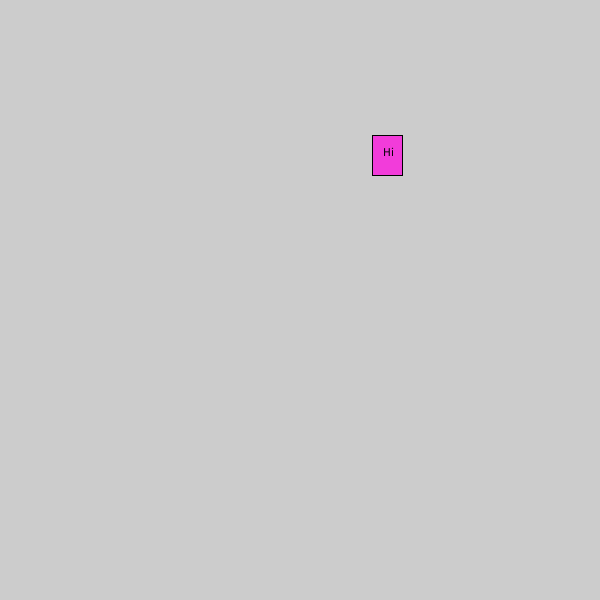
Frame 1 (no input)
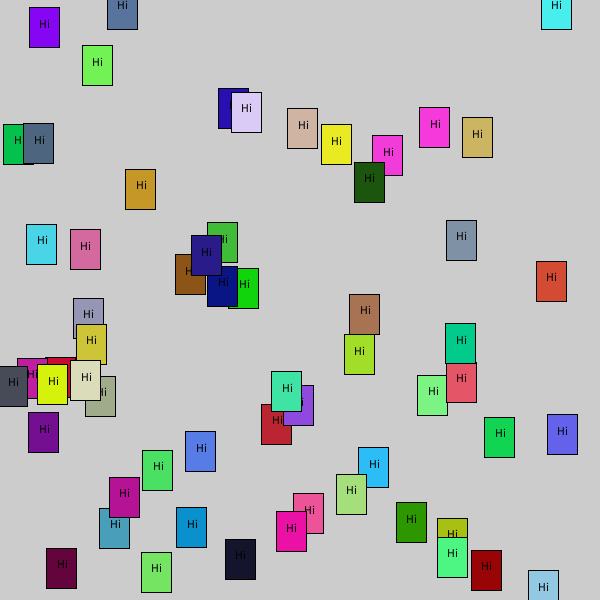
Frame 60 (the mouse pressed at the canvas centre just before this capture)
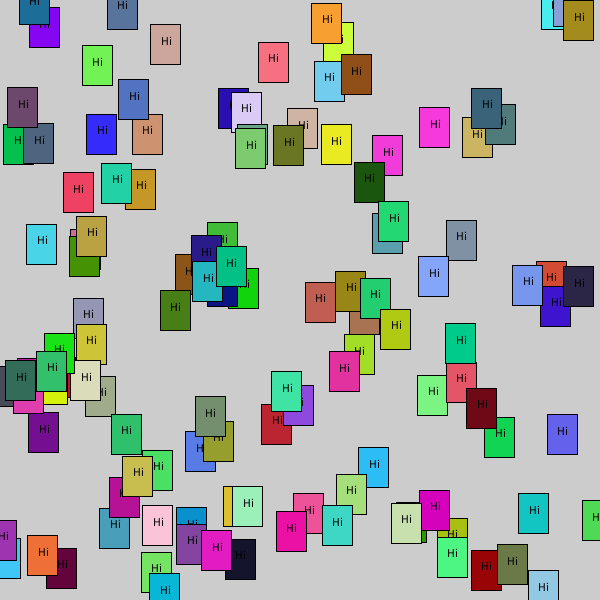
Frame 120 (the mouse held since frame 60 and released just before this capture)

The Processing sketch that drew these frames (run headless with seeded random() and noise(); from frame 60 on, the mouse is pressed at the canvas centre):

// Processing sketch: Hi
// ── Hi.pde
void setup() {
  size(600,600);
}

void draw() {
  String text = "Hi";
  box(text,random(width),random(height),random(255),random(255),random(255));
}

// ── Box.pde
void box(String text, float x, float y, float r, float g, float b) {
  fill(r,g,b);
  rectMode(CENTER);
  rect(x,y,30,40);
  fill(0);
  text(text,x-5,y);
}
